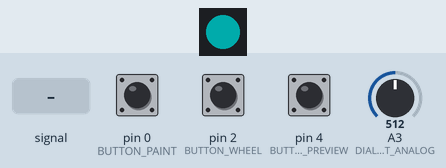
The sketch below on a simulated Arduino Uno, built with avr-gcc and run on an emulated ATmega328P. Shown: 1 RGB LEDs in strip order, left to right. Inputs (shaded band) come from the test bench; at power-on: A3 (DIAL_INPUT_ANALOG) = 512, pin 4 (BUTTON_PREVIEW) LOW, pin 0 (BUTTON_PAINT) HIGH, pin 2 (BUTTON_WHEEL) LOW. Dim RGB values are drawn brighter than linear; the strip is taken to match the declared colour order.

Above: at 1.2 s.
1.3 s: A3 (DIAL_INPUT_ANALOG) fed a 200 Hz sine of ±460 counts around its level
At 1.45 s:
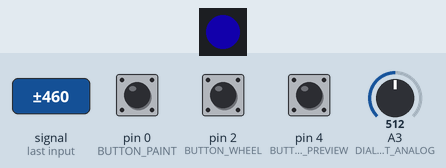
4.3 s: A3 (DIAL_INPUT_ANALOG) set to 122
At 5.5 s:
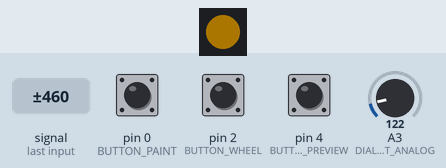
5.8 s: pin 4 (BUTTON_PREVIEW) pulled HIGH for 3.2 s
At 5.95 s:
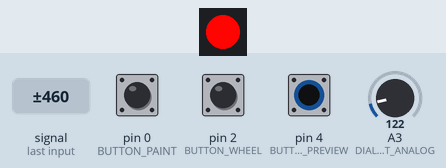
10.5 s: pin 4 (BUTTON_PREVIEW) pulled HIGH for 1 s
At 10.95 s:
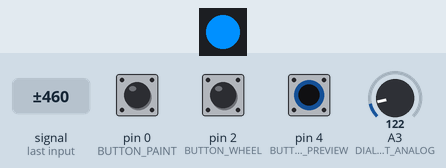
13.0 s: pin 0 (BUTTON_PAINT) pulled LOW for 0.15 s
At 13.07 s:
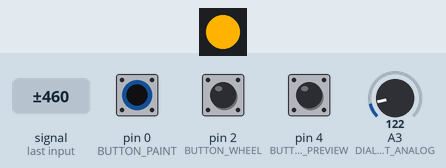
14.6 s: A3 (DIAL_INPUT_ANALOG) set to 0
At 15.7 s:
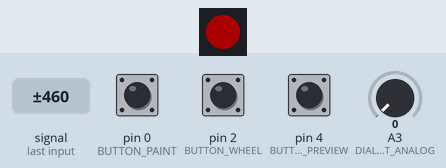
Timing chart, 0 to 17.1 s (numbered marks = the images above; inputs shaded):
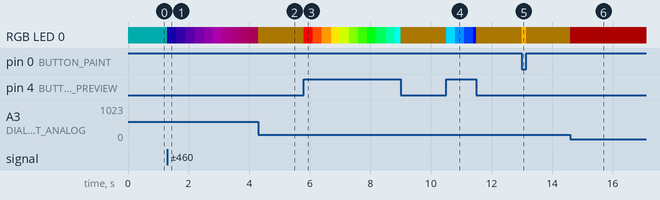

The sketch:

LightPaintbrush.ino
```cpp
#include <Adafruit_NeoPixel.h>

#define BUTTON_PAINT 0
#define BUTTON_PREVIEW 4
#define BUTTON_WHEEL 2
#define NEOPIXEL_OUTPUT 1
#define DIAL_INPUT 3
#define DIAL_INPUT_ANALOG 3

Adafruit_NeoPixel rgbLight = Adafruit_NeoPixel(1, NEOPIXEL_OUTPUT, NEO_RGB + NEO_KHZ800);

void setup() {
  pinMode(BUTTON_PAINT, INPUT);
  pinMode(BUTTON_PREVIEW, INPUT);
  pinMode(BUTTON_WHEEL, INPUT);
  pinMode(DIAL_INPUT, INPUT);
  pinMode(NEOPIXEL_OUTPUT, OUTPUT);

  rgbLight.begin();
  rgbLight.show();
}

void loop() {
  int analogReading = 0;
  int hue = 0;

  if(!digitalRead(BUTTON_PAINT)) {
    // regular paint mode
    analogReading = analogRead(DIAL_INPUT_ANALOG);
    hue = map(analogReading, 0, 1023, 0, 360);
    solidColour(hue, 255);
  } else if(!digitalRead(BUTTON_PREVIEW)) {
    // preview mode, less bright
    analogReading = analogRead(DIAL_INPUT_ANALOG);
    hue = map(analogReading, 0, 1023, 0, 360);
    solidColour(hue, 160);
  } else if(!digitalRead(BUTTON_WHEEL)) {
    // wheel mode, dial controls speed of colour wheel
    analogReading = analogRead(DIAL_INPUT_ANALOG);
    analogReading = map(analogReading, 0, 1023, 5, 100);
    colourWheel(analogReading);
  } else {
    // light off
    rgbLight.setPixelColor(0, rgbLight.Color(0, 0, 0));
  }

  rgbLight.show();
}

void solidColour(int hue, unsigned char value) {
  int rgb[3];

  getRGB(hue, 255, value, rgb);
  rgbLight.setPixelColor(0, rgbLight.Color(rgb[0], rgb[1], rgb[2]));
}

void colourWheel(int delayTime) {
  static unsigned long previousMillis = 0;
  static int hue = 0;
  unsigned long currentMillis = millis();
  int rgb[3];

  if(currentMillis - previousMillis > delayTime) {
    previousMillis = currentMillis;

    hue += 1;
    hue %= 360;

    getRGB(hue, 255, 255, rgb);
    rgbLight.setPixelColor(0, rgbLight.Color(rgb[0], rgb[1], rgb[2]));
  }
}

const byte dim_curve[] = {
    0,   1,   1,   2,   2,   2,   2,   2,   2,   3,   3,   3,   3,   3,   3,   3,
    3,   3,   3,   3,   3,   3,   3,   4,   4,   4,   4,   4,   4,   4,   4,   4,
    4,   4,   4,   5,   5,   5,   5,   5,   5,   5,   5,   5,   5,   6,   6,   6,
    6,   6,   6,   6,   6,   7,   7,   7,   7,   7,   7,   7,   8,   8,   8,   8,
    8,   8,   9,   9,   9,   9,   9,   9,   10,  10,  10,  10,  10,  11,  11,  11,
    11,  11,  12,  12,  12,  12,  12,  13,  13,  13,  13,  14,  14,  14,  14,  15,
    15,  15,  16,  16,  16,  16,  17,  17,  17,  18,  18,  18,  19,  19,  19,  20,
    20,  20,  21,  21,  22,  22,  22,  23,  23,  24,  24,  25,  25,  25,  26,  26,
    27,  27,  28,  28,  29,  29,  30,  30,  31,  32,  32,  33,  33,  34,  35,  35,
    36,  36,  37,  38,  38,  39,  40,  40,  41,  42,  43,  43,  44,  45,  46,  47,
    48,  48,  49,  50,  51,  52,  53,  54,  55,  56,  57,  58,  59,  60,  61,  62,
    63,  64,  65,  66,  68,  69,  70,  71,  73,  74,  75,  76,  78,  79,  81,  82,
    83,  85,  86,  88,  90,  91,  93,  94,  96,  98,  99,  101, 103, 105, 107, 109,
    110, 112, 114, 116, 118, 121, 123, 125, 127, 129, 132, 134, 136, 139, 141, 144,
    146, 149, 151, 154, 157, 159, 162, 165, 168, 171, 174, 177, 180, 183, 186, 190,
    193, 196, 200, 203, 207, 211, 214, 218, 222, 226, 230, 234, 238, 242, 248, 255,
};

void getRGB(int hue, int sat, int val, int colors[3]) {
  /* convert hue, saturation and brightness ( HSB/HSV ) to RGB
     The dim_curve is used only on brightness/value and on saturation (inverted).
     This looks the most natural.
  */

  val = dim_curve[val];
  sat = 255-dim_curve[255-sat];

  int r;
  int g;
  int b;
  int base;

  if (sat == 0) { // Acromatic color (gray). Hue doesn't mind.
    colors[0]=val;
    colors[1]=val;
    colors[2]=val;
  } else  {

    base = ((255 - sat) * val)>>8;

    switch(hue/60) {
    case 0:
        r = val;
        g = (((val-base)*hue)/60)+base;
        b = base;
    break;

    case 1:
        r = (((val-base)*(60-(hue%60)))/60)+base;
        g = val;
        b = base;
    break;

    case 2:
        r = base;
        g = val;
        b = (((val-base)*(hue%60))/60)+base;
    break;

    case 3:
        r = base;
        g = (((val-base)*(60-(hue%60)))/60)+base;
        b = val;
    break;

    case 4:
        r = (((val-base)*(hue%60))/60)+base;
        g = base;
        b = val;
    break;

    case 5:
        r = val;
        g = base;
        b = (((val-base)*(60-(hue%60)))/60)+base;
    break;
    }

    colors[0]=r;
    colors[1]=g;
    colors[2]=b;
  }
}
```

Measured:
- after the input at 1.3 s, RGB LED 0: RGB(0, 48, 48) → RGB(5, 0, 48) at once, → RGB(14, 0, 48) 0.30 s later, → RGB(24, 0, 48) 0.30 s later, → RGB(33, 0, 48) 0.30 s later, … (10 changes in this stretch)
- after the input at 5.8 s, RGB LED 0: RGB(48, 33, 0) → RGB(255, 4, 0) at once, → RGB(255, 76, 0) 0.30 s later, → RGB(255, 153, 0) 0.30 s later, → RGB(255, 229, 0) 0.30 s later, … (12 changes in this stretch)
- after the input at 10.5 s, RGB LED 0: RGB(48, 33, 0) → RGB(0, 216, 255) at once, → RGB(0, 144, 255) 0.30 s later, → RGB(0, 68, 255) 0.30 s later, → RGB(4, 0, 255) 0.30 s later, … (5 changes in this stretch)
- after the input at 13.0 s, RGB LED 0: RGB(48, 33, 0) → RGB(255, 178, 0) at once, → RGB(48, 33, 0) 0.15 s later
- after the input at 14.6 s, RGB LED 0: RGB(48, 33, 0) → RGB(48, 0, 0) at once
